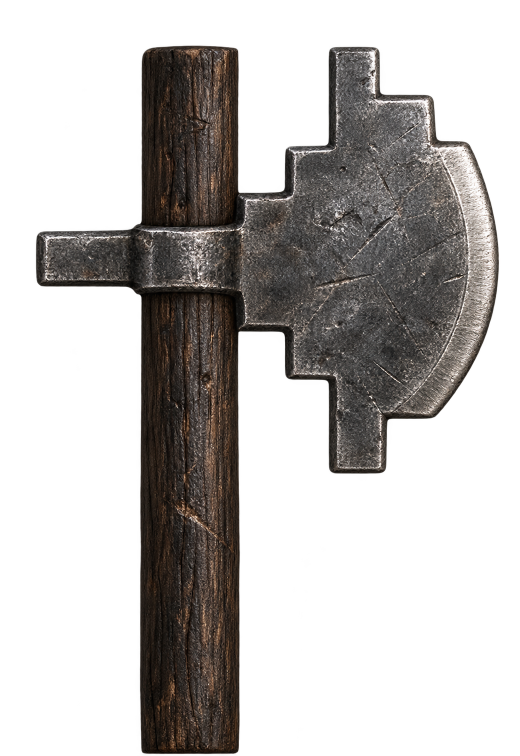
#> input picture art/hd-trogg-2026-10-13/raw/TROGGAxe2.CEL-055.png, 1040 x 1512 px (shown at 1/2 size); its folder holds 4 pictures in this run
$ python weapons.py
#> lines starting #> are read from the running program, lines starting #| are printed output that depends on the picture
#!/usr/bin/env python3
"""Bind tre genererte materialmastere til originale vaapenruter, uten ny anatomi."""
import hashlib
import json
import math
import os
from pathlib import Path
import subprocess
import sys
from PIL import Image, ImageDraw
ART=Path(__file__).resolve().parent
ROOT=ART.parents[1]
OLD=ROOT/'art/hd-completion-figures-2026-10-11/production'
sys.path.insert(0,str(OLD))
from contours import source_contours
sys.path.insert(0,str(ROOT/'tools'))
import moonfiles as mf
import hd_bestilling as bestilling
sha=lambda p:hashlib.sha256(p.read_bytes()).hexdigest()


def texture(name,box):
#> called with name = 'TROGGAxe2.CEL-055.png', box = (0.58, 0.27, 0.83, 0.43)
    im=Image.open(ART/'raw'/name).convert('RGBA')
#> im is the input picture: PIL image 1040x1512 RGBA; mean R, G, B, A 28.6, 25.9, 24, 92.8
    box=tuple(round(v*(im.width if i%2==0 else im.height)) for i,v in enumerate(box))
#> box = (603, 408, 863, 650)
    tex=im.crop(box)
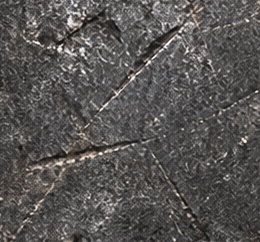
#> tex: PIL image 260x242 RGBA; mean R, G, B, A 86.2, 83.5, 82.1, 252.5; transparent parts drawn white
    assert min(tex.getchannel('A').getextrema())>=240,(name,box,'Gjennomsiktig felt i materialutvalg')
    return tex.convert('RGB'),box


def main():
    materials={
        'iron':('TROGGAxe2.CEL-055.png',(.58,.27,.83,.43)),
        'wood':('TROGGAxe2.CEL-066.png',(.405,.23,.447,.49)),
        'skin':('TROGGAxe2.CEL-066.png',(.356,.584,.470,.638)),
        'hammer':('TROGGAxe2.CEL-069.png',(.20,.18,.72,.34)),
    }
    textures={};material_records={}
    for label,(name,box) in materials.items():
        tex,b=texture(name,box);textures[label]=tex
#> after `tex, b = texture(name, box)`: b = (603, 408, 863, 650)
        material_records[label]=dict(raw='raw/'+name,raw_sha256=sha(ART/'raw'/name),pixel_box=b,prompt='prompts/'+name.replace('.png','.txt'),prompt_sha256=sha(ART/'prompts'/name.replace('.png','.txt')))
    records=[]
    source=json.loads((ART/'source/contracts.json').read_text())
    assert sha(ROOT/'Moonstonecd32-AMIGA.zip')==source['source_zip_sha256']
    game=mf.Spill(str(ROOT/'Moonstonecd32-AMIGA.zip'))
    bank=game.les('data/TROGGAxe2.CEL');frames=mf.cel_les(bank)[0]
    for r in sorted(source['entries'],key=lambda r:r['frame']):
        if r['bank']!='TROGGAxe2.CEL':continue
        n,w,h=r['frame'],r['width'],r['height'];ix=r['indices'];size=w*4,h*4
        assert hashlib.sha256(bank).hexdigest()==r['source_bank_sha256']
        b=frames[n];assert (b['bredde'],b['hoyde'],b['maske'])==(w,h,r['plane_mask'])
        original=bestilling.utvid_indekser(mf.plan_til_indeks(b['data'],b['plan'],w,h),b['maske'])
        assert bytes(ix)==original and hashlib.sha256(original).hexdigest()==r['indices_sha256']
        path=ART/f'weapons-packing/{n:03}';path.mkdir(parents=True,exist_ok=True)
        svg=path/'alpha.svg'
        svg.write_text(f'<svg xmlns="http://www.w3.org/2000/svg" width="{size[0]}" height="{size[1]}" viewBox="0 0 {w} {h}"><path d="{source_contours(ix,w,h,lambda a:a>0)}" fill="white" fill-rule="evenodd"/></svg>\n')
        node=os.environ.get('NODE','/home/tombonator3000t/.cache/codex-runtimes/codex-primary-runtime/dependencies/node/bin/node');env=os.environ.copy();env.setdefault('NODE_PATH',str(Path(node).parents[1]/'node_modules'))
        subprocess.run([node,str(OLD/'mask.cjs'),str(svg),str(path/'alpha.png'),*map(str,size)],check=True,env=env,stdout=subprocess.DEVNULL)
        alpha=Image.open(path/'alpha.png').getchannel('A')
        label_for=lambda v:'wood' if v==5 else 'skin' if v in {12,13,14} else 'cloth' if v in {9,10,11} else 'hammer' if n>=69 else 'iron'
        # Materialgrupper kommer fra dokumenterte indekser, ikke gamle RGB-piksler.
        bounds={}
        for y in range(h):
            for x in range(w):
                v=ix[y*w+x]
                if not v:continue
                label=label_for(v)
                old=bounds.get(label,(x,y,x+1,y+1));bounds[label]=(min(old[0],x),min(old[1],y),max(old[2],x+1),max(old[3],y+1))
        scaled={}
        for label,b in bounds.items():
            if label=='cloth':continue
            tex=textures[label]
            # Skaftets trestruktur foelger faktisk retning, ogsaa i svingrutene.
            if label=='wood':
                points=[(x,y) for y in range(h) for x in range(w) if ix[y*w+x]==5]
                mx=sum(x for x,y in points)/len(points);my=sum(y for x,y in points)/len(points)
                xx=sum((x-mx)**2 for x,y in points);yy=sum((y-my)**2 for x,y in points);xy=sum((x-mx)*(y-my) for x,y in points)
                angle=.5*math.atan2(2*xy,xx-yy)
                tex=tex.rotate(math.degrees(angle)-90,resample=Image.Resampling.BICUBIC,expand=True)
            scaled[label]=tex.resize(((b[2]-b[0])*4,(b[3]-b[1])*4),Image.Resampling.LANCZOS)
        result=Image.new('RGBA',size);mask=Image.new('RGBA',size,(0,128,0,255))
        for y in range(size[1]):
            for x in range(size[0]):
                v=ix[y//4*w+x//4]
                if v in r['live_indices']:mask.putpixel((x,y),(v+1,128,255,255))
        for y in range(size[1]):
            for x in range(size[0]):
                a=alpha.getpixel((x,y))
                if not a:continue
                sx,sy=x//4,y//4;v=ix[sy*w+sx]
                # Rundet alfakant kan ligge utenfor sin gamle opake celle.
                if v==0:
                    near=[(abs(xx-sx)+abs(yy-sy),ix[yy*w+xx]) for yy in range(max(0,sy-1),min(h,sy+2)) for xx in range(max(0,sx-1),min(w,sx+2)) if ix[yy*w+xx]]
                    assert near;v=min(near)[1]
                label=label_for(v);b=bounds[label]
                if label=='cloth':rgb=(3,8,25)
                else:
                    tex=scaled[label];u=max(0,min(tex.width-1,x-b[0]*4));z=max(0,min(tex.height-1,y-b[1]*4));rgb=tex.getpixel((u,z))
                    if label=='wood':rgb=tuple(round(c*.45) for c in rgb)
                result.putpixel((x,y),rgb+(a,))
                original_v=ix[sy*w+sx]
                if original_v in r['live_indices']:
                    # Samme fotografiske lysdetalj paa originalens levende hud/ermfelt.
                    lum=.2126*rgb[0]+.7152*rgb[1]+.0722*rgb[2]
                    base=78 if label=='skin' else 8
                    g=max(32,min(255,round(128*lum/base)))
                    mask.putpixel((x,y),(original_v+1,g,255,255))
        errors=[(x,y) for y in range(h) for x in range(w) if (result.getpixel((4*x+2,4*y+2))[3]>=128)!=(ix[y*w+x]!=0)]
        assert not errors
        target=ART/f'weapons/TROGGAxe2.CEL/{n:03}.png';target.parent.mkdir(parents=True,exist_ok=True);result.save(target,optimize=True)
        rec={k:v for k,v in r.items() if k not in {'indices','palette_words'}}
        rec.update(png=str(target.relative_to(ROOT)),png_sha256=sha(target),candidate_sha256=sha(target),material_master_count=3,materials=material_records,source_midpoints_checked=w*h,source_midpoint_errors=errors,method='Felles genererte metall/tre/hudmaterialer, originale del-/materialindekser og avrundet kildekontur. 30 kildebundne ruter, ikke 30 uavhengige AI-tegninger. Ingen original RGB er oppskalert.',runtime_status='pending')
        if r['live_indices']:
            m=target.with_suffix('.mask.png');mask.save(m,optimize=True);rec.update(mask=str(m.relative_to(ROOT)),mask_sha256=sha(m))
        (path/'record.json').write_text(json.dumps(rec,ensure_ascii=False,indent=2)+'\n');records.append(rec)
    contact=Image.new('RGB',(1200,math.ceil(len(records)/6)*215),'#262626');d=ImageDraw.Draw(contact)
    for i,r in enumerate(records):
        x=i%6*200;y=i//6*215;d.text((x+6,y+4),f"{r['frame']:03} original / HD",fill='white')
        for k,im in enumerate([Image.open(ART/r['reference']).convert('RGBA'),Image.open(ROOT/r['png']).convert('RGBA')]):
            scale=min(90/im.width,180/im.height);im=im.resize((max(1,round(im.width*scale)),max(1,round(im.height*scale))),Image.Resampling.NEAREST if k==0 else Image.Resampling.LANCZOS);contact.paste(im,(x+5+k*98,y+25),im)
    contact.save(ART/'weapon-comparison.png')
    (ART/'weapons.json').write_text(json.dumps(dict(schema=1,status='candidate_runtime_pending',source_zip_sha256=source['source_zip_sha256'],method='30 original-constrained material sprites from three generated masters',entries=records),ensure_ascii=False,indent=2)+'\n')
    print('Pakket',len(records),'ruter og',sum(bool(r.get('mask')) for r in records),'terrengmasker')


#> (the run stopped early here; a loop or call above may not have finished)
